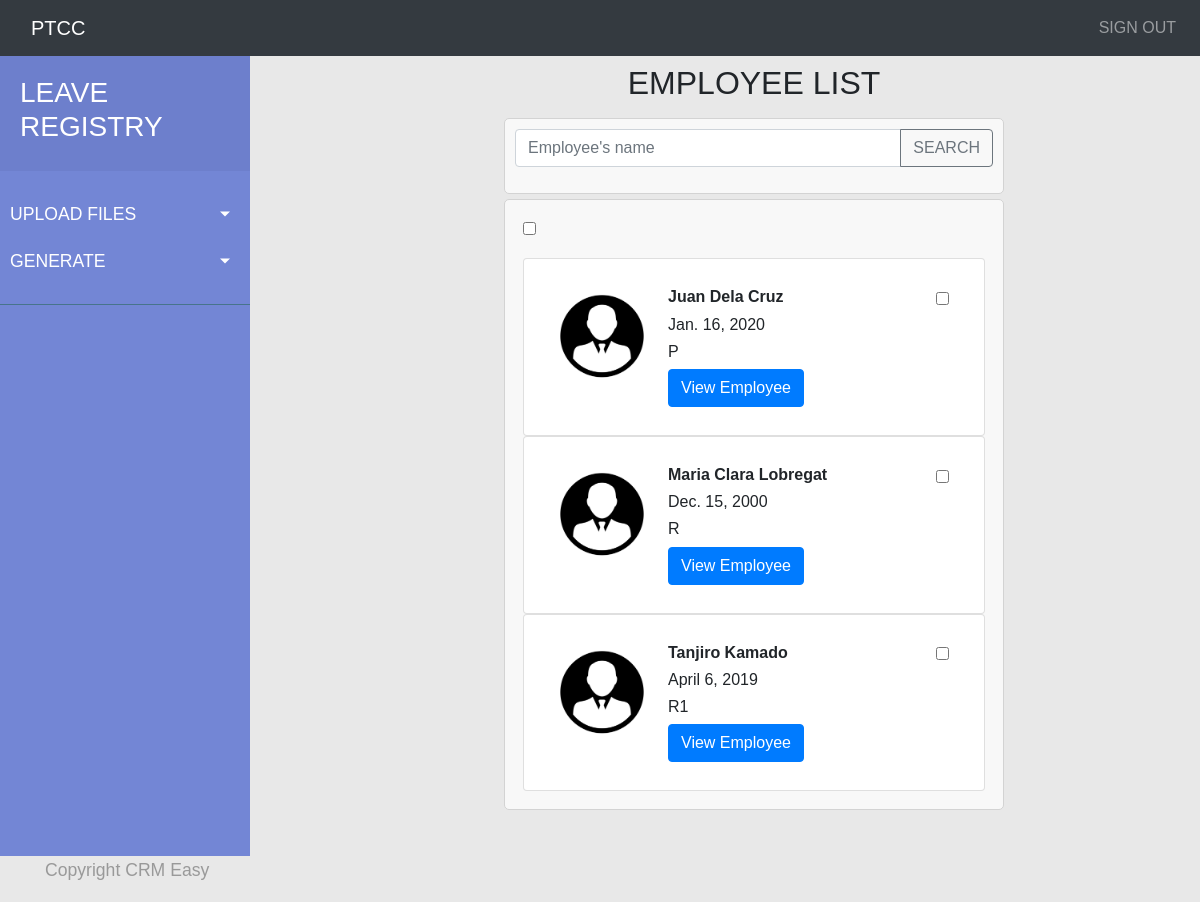
Page /employee_profile/ on the earlier database version.
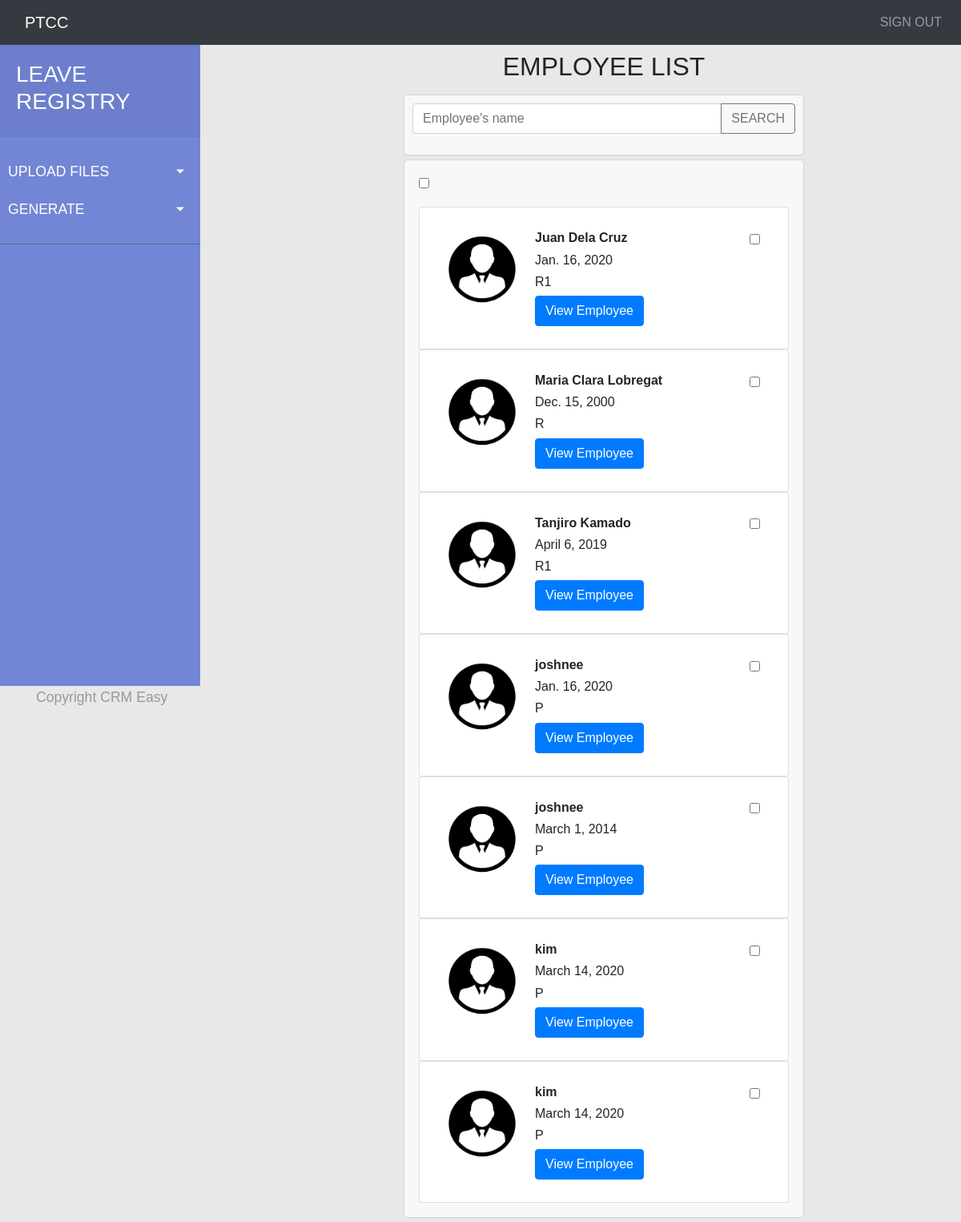
Same page on the later database version.
### employee_profile/models.py (models this page shows, shortened)
class Employee(models.Model):
    REGULAR = 'R'
    REGULAR1 = 'R1'
    PROBATION = 'P'
    employee_status_choices = [
        (REGULAR, 'Regular Employee'),
        (REGULAR1, 'Regular1 Employee'),
        (PROBATION, 'Probationary Employee')
    ]
    employee_tin_id = models.IntegerField(default=0, unique=True)
    name = models.CharField(max_length=200)
    probation_date = models.DateField()
    hired_date = models.DateField()
    sl_start_date = models.DateField()
    regularization_date = models.DateField()
    employee_status = models.CharField(max_length=2,
                                       choices=employee_status_choices,
                                       default=PROBATION)
    prev_vl_bal = models.FloatField(default=0.0)
    prev_sl_bal = models.FloatField(default=0.0)

### employee_profile/views.py (the view)
# urls.py: path('', views.IndexView.as_view(), name='index'),
class IndexView(generic.ListView):
    template_name = 'employee_profile/index.html'
    context_object_name = 'latest_employee_list'
    def get_queryset(self):
        return Employee.objects.order_by('name')

### employee_profile/templates/employee_profile/index.html (shortened to what this page needs)
<!DOCTYPE html>
<html lang="en">
<head>
    {% extends 'base.html' %}
    {% load static %}
{% block content %}
    <body>
        <div class="center">
            <div class="d-flex justify-content-center">
                <div class="p-2"><h2>EMPLOYEE LIST</h2></div>
            </div>
            <div class="card_container">
                <div class="input-group mb-3">
                    <input type="text" class="form-control" placeholder="Employee's name" aria-label="Employee's name" aria-describedby="basic-addon2">
                    <div class="input-group-append">
                        <button class="btn btn-outline-secondary" type="button">SEARCH</button>
                    </div>
                </div>
            </div>
            <div class="card_container">
                <div class="d-flex flex-column">
                    <div class="p-2" >
                        <input type="checkbox" id="check_all_employee">
                    </div>
                    <div class="p-2">
                        {% if latest_employee_list %}
                        {% for employee in latest_employee_list %}
                            <form>
                                <div class="card">
                                <div class="card-body">
                                    <div class="d-flex flex-row">
                                        <div class="p-2">
                                            <div>
                                                <img src="{% static 'employee_profile/images/profile_icon.jpg' %}" alt="Trulli" width="100" height="100">
                                            </div>
                                        </div>
                                        <div class="p-2">
                                            <div class="employee_details">
                                                <h6 class="employee_name"><strong>{{employee.name}}</strong></h6>
                                                <h6 >{{employee.hired_date}}</h6>
                                                <h6>{{employee.employee_status}}</h6>
                                                <a href="{% url 'employee_profile:employee_details' employee.id %}" class="btn btn-primary stretched link">View Employee</a>
                                            </div>
                                        </div>
                                        <div class="ml-auto p-2">
                                            <div class="form-check">
                                                <input type="checkbox" class="form-check-input"
                                                       data-id="{{employee.id}}"
                                                       data-empname="{{employee.name}}"
                                                       id="{{ employee.id }}">
                                            </div>
                                        </div>
                                    </div>
                                </div>
                                </div>
                            </form>
                        {% endfor %}
                        {% else %}
                            <div class="d-flex justify-content-center">
                                <div class="p-2">
                                    <p>There are no Employees added yet.</p>
                                </div>
                            </div>
                        {% endif %}
                        </div>
                    </div>
                </div>
            </div>
    </body>
{% endblock content %}

### employee_profile/templates/base.html (shortened to what this page needs)
<!DOCTYPE html>
<html>
    <head>
        {% load static %}
        {% block head_css %}
            {% block head_css_site %}
                <link rel="stylesheet"
                      href="https://stackpath.bootstrapcdn.com/bootstrap/4.5.0/css/bootstrap.min.css"
>
            {% endblock head_css_site %}
        {% endblock head_css %}
        <link rel="stylesheet" type="text/css" href="{% static 'employee_profile/style.css' %}">
    </head>
    <body>
    <header>
        <nav class="navbar navbar-expand-lg navbar-dark bg-dark">
            <div class="container-fluid">
                <a class="navbar-brand" href="{% url 'employee_profile:index' %}">PTCC</a>
            </div>
            <div class="navbar-collapse collapse w-100 order-3 dual-collapse2">
                <ul class="navbar-nav ml-auto">
                    <li class="nav-item">
                        <a class="nav-link" href="#">SIGN OUT</a>
                    </li>
                </ul>
            </div>
        </nav>
    </header>
    <div id="site-wrapper">
        <div class="wrapper">
            <nav id="sidebar">
                <div class="sidebar-header">
                    <a href="{% url 'employee_profile:index' %}"><h3>LEAVE REGISTRY</h3></a>
                </div>
                <ul class="list-unstyled components">
                   <li>
                       <a href="#uploadSubmenu" data-toggle="collapse" aria-expanded="false" class="dropdown-toggle">UPLOAD FILES</a>
                    </li>
                    <li>
                        <a href="#generateSubmenu" data-toggle="collapse" aria-expanded="false" class="dropdown-toggle">GENERATE</a>
                     </li>
                </ul>
            </nav>
            {% block content %}{% endblock content %}
        </div>
    </div>
    <div class="footer">
        <div class="container">
            <p>Copyright CRM Easy</p>
        </div>
    </div>
    </body>
</html>

### employee_profile/static/employee_profile/style.css (style rules this page uses)
.wrapper { display: flex; width: 100%; align-items: stretch; }
.wrapper { display: flex; align-items: stretch; }
#sidebar { min-width: 250px; max-width: 250px; min-height: 100vh; }
a[data-toggle="collapse"] { position: relative; }
.dropdown-toggle::after { display: block; position: absolute; top: 50%; right: 20px; transform: translateY(-50%); }
body { font-family: 'Poppins', sans-serif; background: #E8E8E8; }
p { font-family: 'Poppins', sans-serif; font-size: 1.1em; font-weight: 300; line-height: 1.7em; color: #999; }
a, a:hover, a:focus { color: inherit; text-decoration: none; transition: all 0.3s; }
#sidebar { background: #7386D5; color: #fff; transition: all 0.3s; }
#sidebar .sidebar-header { padding: 20px; background: #6d7fcc; }
#sidebar ul.components { padding: 20px 0; border-bottom: 1px solid #47748b; }
#sidebar ul li a { padding: 10px; font-size: 1.1em; display: block; }
.center { position:absolute; width:500px; left:42%; }
.card_container { padding:10px; background-color:#F8F8F8; margin-bottom:5px; border: 1px solid #D3D3D3; border-radius: 5px; }
.flex-column { width:100%; }

Differences in the rows shown:
changed Employee "Juan Dela Cruz": employee_status "P" → "R1"
added Employee: name "joshnee", hired_date "Jan. 16, 2020", employee_status "P"
added Employee: name "joshnee", hired_date "March 1, 2014", employee_status "P"
added Employee: name "kim", hired_date "March 14, 2020", employee_status "P"
added Employee: name "kim", hired_date "March 14, 2020", employee_status "P"
